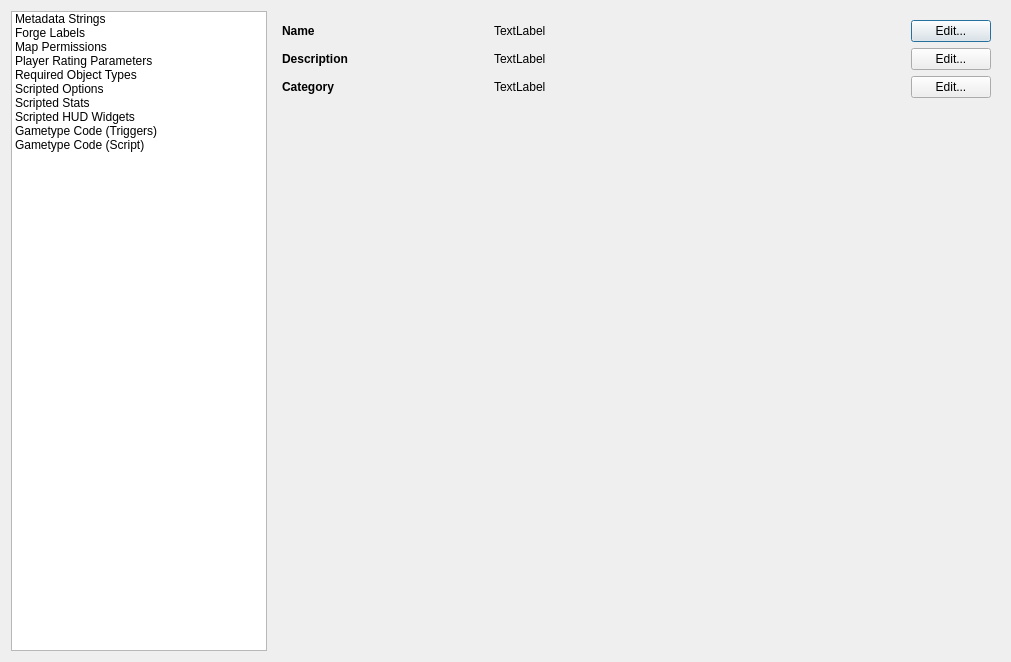
<?xml version="1.0" encoding="UTF-8"?>
<ui version="4.0">
 <class>MegaloScriptEditorWindow</class>
 <widget class="QDialog" name="MegaloScriptEditorWindow">
  <property name="geometry">
   <rect>
    <x>0</x>
    <y>0</y>
    <width>1011</width>
    <height>662</height>
   </rect>
  </property>
  <property name="windowTitle">
   <string>Dialog</string>
  </property>
  <layout class="QHBoxLayout" name="horizontalLayout">
   <item>
    <widget class="QListWidget" name="navigation">
     <item>
      <property name="text">
       <string>Metadata Strings</string>
      </property>
      <property name="flags">
       <set>ItemIsSelectable|ItemIsEnabled</set>
      </property>
     </item>
     <item>
      <property name="text">
       <string>Forge Labels</string>
      </property>
      <property name="flags">
       <set>ItemIsSelectable|ItemIsEnabled</set>
      </property>
     </item>
     <item>
      <property name="text">
       <string>Map Permissions</string>
      </property>
      <property name="flags">
       <set>ItemIsSelectable|ItemIsEnabled</set>
      </property>
     </item>
     <item>
      <property name="text">
       <string>Player Rating Parameters</string>
      </property>
      <property name="flags">
       <set>ItemIsSelectable|ItemIsEnabled</set>
      </property>
     </item>
     <item>
      <property name="text">
       <string>Required Object Types</string>
      </property>
     </item>
     <item>
      <property name="text">
       <string>Scripted Options</string>
      </property>
      <property name="flags">
       <set>ItemIsSelectable|ItemIsEnabled</set>
      </property>
     </item>
     <item>
      <property name="text">
       <string>Scripted Stats</string>
      </property>
      <property name="flags">
       <set>ItemIsSelectable|ItemIsEnabled</set>
      </property>
     </item>
     <item>
      <property name="text">
       <string>Scripted HUD Widgets</string>
      </property>
      <property name="flags">
       <set>ItemIsSelectable|ItemIsEnabled</set>
      </property>
     </item>
     <item>
      <property name="text">
       <string>Gametype Code (Triggers)</string>
      </property>
      <property name="flags">
       <set>ItemIsSelectable|ItemIsEnabled</set>
      </property>
     </item>
     <item>
      <property name="text">
       <string>Gametype Code (Script)</string>
      </property>
      <property name="flags">
       <set>ItemIsSelectable|ItemIsEnabled</set>
      </property>
     </item>
    </widget>
   </item>
   <item>
    <widget class="QStackedWidget" name="stack">
     <property name="sizePolicy">
      <sizepolicy hsizetype="Preferred" vsizetype="Preferred">
       <horstretch>1</horstretch>
       <verstretch>0</verstretch>
      </sizepolicy>
     </property>
     <widget class="QWidget" name="pageMetadata">
      <layout class="QGridLayout" name="gridLayout_2">
       <item row="1" column="0">
        <widget class="QLabel" name="label_2">
         <property name="sizePolicy">
          <sizepolicy hsizetype="Preferred" vsizetype="Preferred">
           <horstretch>1</horstretch>
           <verstretch>0</verstretch>
          </sizepolicy>
         </property>
         <property name="font">
          <font>
           <weight>75</weight>
           <bold>true</bold>
          </font>
         </property>
         <property name="text">
          <string>Description</string>
         </property>
         <property name="buddy">
          <cstring>buttonMetaDesc</cstring>
         </property>
        </widget>
       </item>
       <item row="2" column="0">
        <widget class="QLabel" name="label_3">
         <property name="sizePolicy">
          <sizepolicy hsizetype="Preferred" vsizetype="Preferred">
           <horstretch>1</horstretch>
           <verstretch>0</verstretch>
          </sizepolicy>
         </property>
         <property name="font">
          <font>
           <weight>75</weight>
           <bold>true</bold>
          </font>
         </property>
         <property name="text">
          <string>Category</string>
         </property>
         <property name="buddy">
          <cstring>buttonMetaCat</cstring>
         </property>
        </widget>
       </item>
       <item row="0" column="1">
        <widget class="QLabel" name="labelMetaName">
         <property name="sizePolicy">
          <sizepolicy hsizetype="Preferred" vsizetype="Preferred">
           <horstretch>2</horstretch>
           <verstretch>0</verstretch>
          </sizepolicy>
         </property>
         <property name="text">
          <string>TextLabel</string>
         </property>
         <property name="buddy">
          <cstring>buttonMetaName</cstring>
         </property>
        </widget>
       </item>
       <item row="0" column="0">
        <widget class="QLabel" name="label">
         <property name="sizePolicy">
          <sizepolicy hsizetype="Preferred" vsizetype="Preferred">
           <horstretch>1</horstretch>
           <verstretch>0</verstretch>
          </sizepolicy>
         </property>
         <property name="font">
          <font>
           <weight>75</weight>
           <bold>true</bold>
          </font>
         </property>
         <property name="text">
          <string>Name</string>
         </property>
         <property name="buddy">
          <cstring>buttonMetaName</cstring>
         </property>
        </widget>
       </item>
       <item row="0" column="2">
        <widget class="QPushButton" name="buttonMetaName">
         <property name="text">
          <string>Edit...</string>
         </property>
        </widget>
       </item>
       <item row="3" column="0" colspan="2">
        <spacer name="verticalSpacer">
         <property name="orientation">
          <enum>Qt::Vertical</enum>
         </property>
         <property name="sizeHint" stdset="0">
          <size>
           <width>20</width>
           <height>40</height>
          </size>
         </property>
        </spacer>
       </item>
       <item row="1" column="2">
        <widget class="QPushButton" name="buttonMetaDesc">
         <property name="text">
          <string>Edit...</string>
         </property>
        </widget>
       </item>
       <item row="2" column="2">
        <widget class="QPushButton" name="buttonMetaCat">
         <property name="text">
          <string>Edit...</string>
         </property>
        </widget>
       </item>
       <item row="1" column="1">
        <widget class="QLabel" name="labelMetaDesc">
         <property name="sizePolicy">
          <sizepolicy hsizetype="Preferred" vsizetype="Preferred">
           <horstretch>2</horstretch>
           <verstretch>0</verstretch>
          </sizepolicy>
         </property>
         <property name="text">
          <string>TextLabel</string>
         </property>
         <property name="buddy">
          <cstring>buttonMetaDesc</cstring>
         </property>
        </widget>
       </item>
       <item row="2" column="1">
        <widget class="QLabel" name="labelMetaCat">
         <property name="sizePolicy">
          <sizepolicy hsizetype="Preferred" vsizetype="Preferred">
           <horstretch>2</horstretch>
           <verstretch>0</verstretch>
          </sizepolicy>
         </property>
         <property name="text">
          <string>TextLabel</string>
         </property>
         <property name="buddy">
          <cstring>buttonMetaCat</cstring>
         </property>
        </widget>
       </item>
      </layout>
     </widget>
     <widget class="QWidget" name="pageForgeLabels">
      <layout class="QGridLayout" name="gridLayout">
       <property name="leftMargin">
        <number>0</number>
       </property>
       <property name="topMargin">
        <number>0</number>
       </property>
       <property name="rightMargin">
        <number>0</number>
       </property>
       <property name="bottomMargin">
        <number>0</number>
       </property>
       <item row="0" column="0">
        <widget class="ScriptEditorPageForgeLabels" name="pageContentForgeLabels" native="true"/>
       </item>
      </layout>
     </widget>
     <widget class="QWidget" name="pageMapPerms">
      <layout class="QGridLayout" name="gridLayout_3">
       <item row="0" column="1">
        <widget class="QComboBox" name="fieldMapPermsType">
         <item>
          <property name="text">
           <string>Variant can only be played on these maps</string>
          </property>
         </item>
         <item>
          <property name="text">
           <string>Variant can be played on any maps but these</string>
          </property>
         </item>
        </widget>
       </item>
       <item row="0" column="0">
        <widget class="QLabel" name="label_4">
         <property name="text">
          <string>Permission Type</string>
         </property>
         <property name="buddy">
          <cstring>fieldMapPermsType</cstring>
         </property>
        </widget>
       </item>
       <item row="1" column="1">
        <widget class="QListWidget" name="fieldMapPermsList"/>
       </item>
      </layout>
     </widget>
     <widget class="QWidget" name="pageReqObjectTypes">
      <layout class="QGridLayout" name="gridLayout_4">
       <property name="leftMargin">
        <number>0</number>
       </property>
       <property name="topMargin">
        <number>0</number>
       </property>
       <property name="rightMargin">
        <number>0</number>
       </property>
       <property name="bottomMargin">
        <number>0</number>
       </property>
       <item row="0" column="0">
        <widget class="QListWidget" name="reqObjectTypeList"/>
       </item>
      </layout>
     </widget>
     <widget class="QWidget" name="pageScriptOptions"/>
    </widget>
   </item>
  </layout>
 </widget>
 <customwidgets>
  <customwidget>
   <class>ScriptEditorPageForgeLabels</class>
   <extends>QWidget</extends>
   <header>script_editor/page_forge_labels.h</header>
   <container>1</container>
  </customwidget>
 </customwidgets>
 <resources/>
 <connections/>
</ui>
